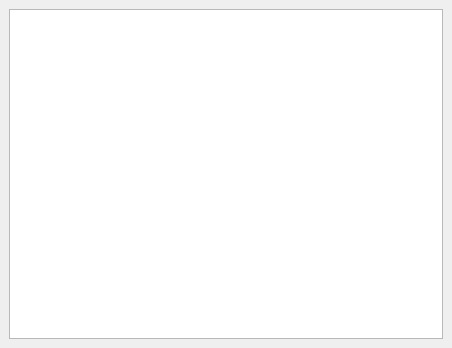
<?xml version="1.0" encoding="UTF-8"?>
<ui version="4.0">
 <class>MainWindow</class>
 <widget class="QMainWindow" name="MainWindow">
  <property name="geometry">
   <rect>
    <x>0</x>
    <y>0</y>
    <width>452</width>
    <height>348</height>
   </rect>
  </property>
  <property name="windowTitle">
   <string>MainWindow</string>
  </property>
  <widget class="QWidget" name="centralwidget">
   <layout class="QVBoxLayout" name="verticalLayout">
    <item>
     <widget class="QTreeView" name="treeViewUsers"/>
    </item>
   </layout>
  </widget>
  <widget class="QMenuBar" name="menubar">
   <property name="geometry">
    <rect>
     <x>0</x>
     <y>0</y>
     <width>452</width>
     <height>22</height>
    </rect>
   </property>
  </widget>
 </widget>
 <resources/>
 <connections/>
</ui>
